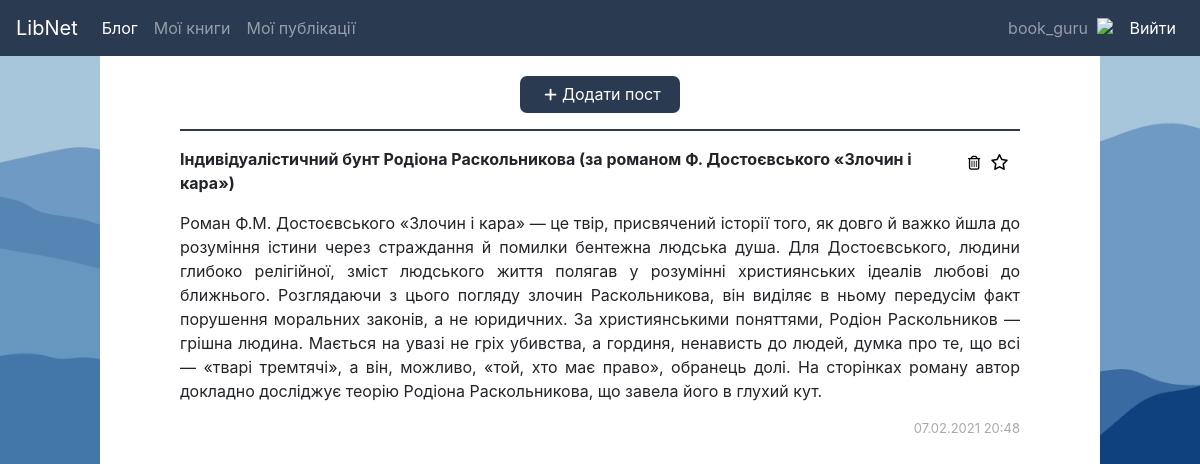
/posts (signed in), run on the app's committed database.
### sn/db.py (models this page shows)
class User(db.Model):
	id = db.Column(db.Integer, primary_key=True)
	username = db.Column(db.String(80), nullable=False, unique = True)
	name = db.Column(db.String(80), nullable=False)
	birth_date = db.Column(db.DateTime, nullable=False)
	email = db.Column(db.String(80), unique=True, nullable=False)
	password = db.Column(db.String(80), nullable=False)
	avatar = db.Column(db.String(100))

class Post(db.Model):
	id = db.Column(db.Integer, primary_key=True)
	author_id = db.Column(db.Integer, db.ForeignKey('user.id'), nullable=False)
	author = db.relationship('User',  foreign_keys = "Post.author_id")
	title = db.Column(db.String(80), nullable=False)
	body = db.Column(db.Text, nullable=False)
	date = db.Column(db.String(80), nullable=False)
	likes = db.Column(db.String(100))
	is_favorite = db.Column(db.Boolean, default=False)

### sn/index.py (the view)
@app.route('/posts', methods=('GET', 'POST'))
def posts():
	get_user()
	p = None
	if g.user is not None:
		p = Post.query.filter_by(author_id=g.user.id)
		print(p.all())
	return render_template('posts.html', posts=p)

### sn/index.py (called while the page is built)
def get_user():
	user_id = session.get('user_id')
	if user_id is None:
		g.user = None
	else:
		g.user = User.query.filter_by(id=user_id).first()
	return g.user

### sn/templates/posts.html (shortened to what this page needs)
<!doctype html>
<html>
    <head>
        <link rel="stylesheet" href="https://maxcdn.bootstrapcdn.com/bootstrap/4.0.0/css/bootstrap.min.css">
        <link rel="stylesheet" href="../static/css/style.css">
    </head>
    <body>
        {% include 'navbar.html' %}
        {% if g.user %}
        <div style="max-width: 1000px; margin: auto; background-color: white; padding-right: 80px; padding-left: 80px; margin-top: 0; min-height: 92vh; padding-top: 10px; padding-bottom: 15px;">
        <form>
        <button formaction="{{ url_for('add_post') }}" id="add-quote-button" class="add-quote-button" style="margin: auto; display: block; margin-top: 10px;"><i class="fas fa-plus" style="margin: 5px; font-size: 0.9rem;"></i>Додати пост</button>
        </form>
          {% if posts.first() %}
            <ul class="posts" style="padding: 0px;">
                {% for post in posts|reverse %}
                <hr style="border-top: 2px solid #2A3A51">
                    <li class="post" style="padding: 0px; list-style: none;">
                        <div style="display: flex; justify-content: space-between;">
                        <p><b>{{ post.title }}</b></p>
                        <form method="post" style="min-width: 60px;">
                    <button class="edit-delete-button delete-post" style="width: 20px;" formaction="{{ url_for('delete_post', id=post.id) }}" ><i class="far fa-trash-alt"></i></button>
                            {%  if post.is_favorite %}
                <button formaction="{{ url_for('add_post_to_favorites', id=post.id) }}" style="border: 0; background-color: transparent;"><i class="fas fa-star"></i></button>
                    {%  else %}
                <button formaction="{{ url_for('add_post_to_favorites', id=post.id) }}" style="border: 0; background-color: transparent;"><i class="far fa-star"></i></button>
                    {%  endif %}
                    </form>
                        </div>
                    <p style="text-align: justify;">{{ post.body }}</p>
                    <p style="text-align: right; color: darkgray; font-size: 13px;">{{ post.date }}</p>
                    </li>
                {% endfor %}
            </ul>
          {% else %}
            <hr>
            <div style="margin-top: 20px; text-align: center;">У Вас поки що немає власних публікацій.</div>
          {% endif %}
        {% else %}
            <hr>
          <div>Увійдіть в аккаунт, щоб побачити свої пости.</div>
        {% endif %}
        </div>
    </body>
</html>

### sn/templates/navbar.html (shortened to what this page needs)
<!doctype html>
<html>
<head>
    <link rel="stylesheet" href="../static/css/style.css">
<link rel="stylesheet" href="https://maxcdn.bootstrapcdn.com/bootstrap/4.0.0/css/bootstrap.min.css">
</head>
<body>
<nav class="navbar navbar-expand-lg navbar-dark" style="background-color: #2A3A51;">
  <a class="navbar-brand" href="{{ url_for('index') }}">LibNet</a>
  <div  class="collapse navbar-collapse" id="navbarSupportedContent">
      {% if g.user %}
    <ul class="navbar-nav mr-auto">
      <li class="nav-item active">
        <a class="nav-link" href="{{ url_for('blog') }}">Блог<span class="sr-only">(current)</span></a>
      </li>
      <li class="nav-item">
        <a class="nav-link" href="{{ url_for('books') }}">Мої книги</a>
      </li>
        <li class="nav-item">
        <a class="nav-link" href="{{ url_for('posts') }}">Мої публікації</a>
      </li>
    </ul>
      {% endif %}
      <ul class="navbar-nav">
      {% if g.user %}
        <li class="nav-item">
        <a class="nav-link" href="{{ url_for('my_profile') }}" style="height: 40px;">
            {{ g.user.username }}
            {% if g.user.avatar %}
            <img src="{{ g.user.avatar }}" style="height: 40px; margin-top: -8px; margin-left: 5px;">
            {% endif %}
            </a>
        </li>
        <li class="nav-item">
        <a style="color: white" class="nav-link" href="{{ url_for('logout') }}">Вийти</a>
        </li>
     {% endif %}
    </ul>
  </div>
</nav>
    </body>
</html>

### sn/static/css/style.css (style rules this page uses)
a { color: #000; text-decoration: none; }
.nav-link { color: black; }
.add-class-button, .edit-delete-button, .add-quote-button { background-color: #2A3A51; color: white; width: 160px; height: 37px; border-radius: 7px; margin: auto; border-color: transparent; margin: 1px 0 1px 0; }
.edit-delete-button { width: 100px; height: 28px; font-size: 14px; }
.edit-delete-button.delete-post { color: black; background-color: inherit; }

### sn/templates/navbar.html (style rules this page uses)
.navbar { position: sticky; left: 0; }

### sn/templates/posts.html (style rules this page uses)
body { background-image: url("../static/img/17.png");; background-attachment: fixed; background-repeat: no-repeat; background-size: cover; }

### data on the page
User: user.username "book_guru"
Post: title "Індивідуалістичний бунт Родіона Раскольникова (за романом Ф. Достоєвського «Злочин і кара»)", body "Роман Ф.М. Достоєвського «Злочин і кара» — це твір, присвячений історії того, як довго й важко йшла до розуміння істини через страждання й помилки бентежна людська душа. Для Достоєвського, людини глибоко релігійної, зміст людського життя полягав у розумінні християнських ідеалів любові до ближнього. Розглядаючи з цього погляду злочин Раскольникова, він виділяє в ньому передусім факт порушення моральних законів, а не юридичних. За християнськими поняттями, Родіон Раскольников — грішна людина. Мається на увазі не гріх убивства, а гординя, ненависть до людей, думка про те, що всі — «тварі тремтячі», а він, можливо, «той, хто має право», обранець долі. На сторінках роману автор докладно…", date "07.02.2021 20:48"
